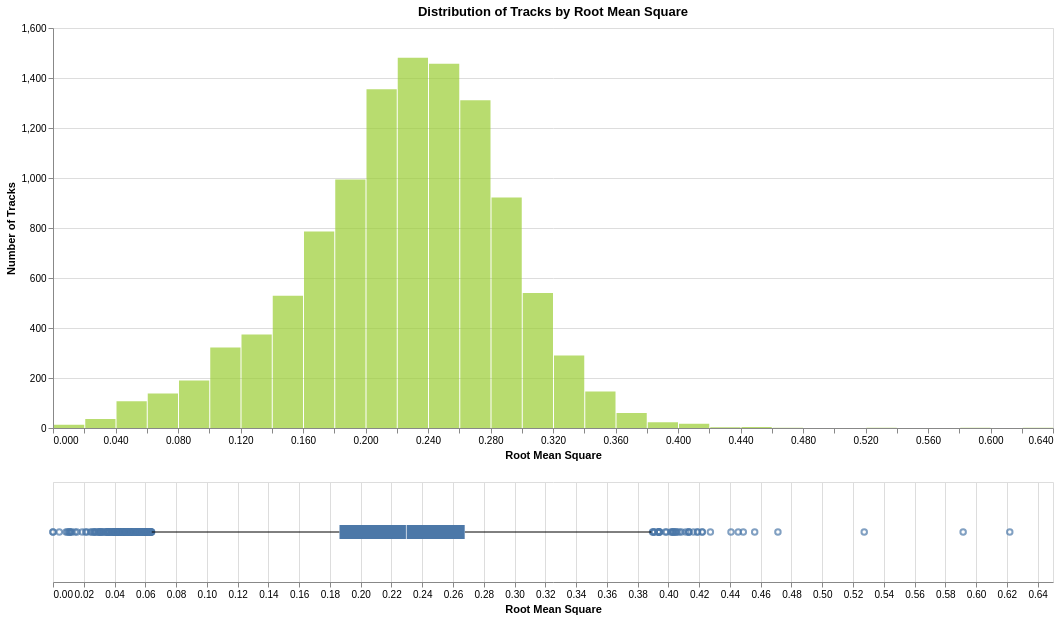

Notebook code cell kept with this figure:
### Markdown cell above
### rms

### Code cell
analyze_distribution(df_tracks, 'rms', 'rms', 'yellowgreen')

### Figure 1 — Vega specification as saved in the notebook (floating-point values rounded to 4 significant figures; data arrays with more than 128 entries replaced by an {"elided": "..."} marker saying what was removed)
{"$schema": "https://vega.github.io/schema/vega/v5.json", "data": [{"name": "source_0"}, {"name": "data_0", "values": [{"__count": 786, "bin_maxbins_40_rms": 0.16, "bin_maxbins_40_rms_end": 0.18}, {"__count": 1355, "bin_maxbins_40_rms": 0.2, "bin_maxbins_40_rms_end": 0.22}, {"__count": 1457, "bin_maxbins_40_rms": 0.24, "bin_maxbins_40_rms_end": 0.26}, {"__count": 994, "bin_maxbins_40_rms": 0.18, "bin_maxbins_40_rms_end": 0.2}, {"__count": 1481, "bin_maxbins_40_rms": 0.22, "bin_maxbins_40_rms_end": 0.24}, {"__count": 1311, "bin_maxbins_40_rms": 0.26, "bin_maxbins_40_rms_end": 0.28}, {"__count": 922, "bin_maxbins_40_rms": 0.28, "bin_maxbins_40_rms_end": 0.3}, {"__count": 146, "bin_maxbins_40_rms": 0.34, "bin_maxbins_40_rms_end": 0.36}, {"__count": 322, "bin_maxbins_40_rms": 0.1, "bin_maxbins_40_rms_end": 0.12}, {"__count": 374, "bin_maxbins_40_rms": 0.12, "bin_maxbins_40_rms_end": 0.14}, {"__count": 540, "bin_maxbins_40_rms": 0.3, "bin_maxbins_40_rms_end": 0.32}, {"__count": 529, "bin_maxbins_40_rms": 0.14, "bin_maxbins_40_rms_end": 0.16}, {"__count": 290, "bin_maxbins_40_rms": 0.32, "bin_maxbins_40_rms_end": 0.34}, {"__count": 36, "bin_maxbins_40_rms": 0.02, "bin_maxbins_40_rms_end": 0.04}, {"__count": 138, "bin_maxbins_40_rms": 0.06, "bin_maxbins_40_rms_end": 0.08}, {"__count": 190, "bin_maxbins_40_rms": 0.08, "bin_maxbins_40_rms_end": 0.1}, {"__count": 107, "bin_maxbins_40_rms": 0.04, "bin_maxbins_40_rms_end": 0.06}, {"__count": 1, "bin_maxbins_40_rms": 0.58, "bin_maxbins_40_rms_end": 0.6}, {"__count": 4, "bin_maxbins_40_rms": 0.44, "bin_maxbins_40_rms_end": 0.46}, {"__count": 23, "bin_maxbins_40_rms": 0.38, "bin_maxbins_40_rms_end": 0.4}, {"__count": 60, "bin_maxbins_40_rms": 0.36, "bin_maxbins_40_rms_end": 0.38}, {"__count": 3, "bin_maxbins_40_rms": 0.42, "bin_maxbins_40_rms_end": 0.44}, {"__count": 17, "bin_maxbins_40_rms": 0.4, "bin_maxbins_40_rms_end": 0.42}, {"__count": 13, "bin_maxbins_40_rms": 0.0, "bin_maxbins_40_rms_end": 0.02}, {"__count": 1, "bin_maxbins_40_rms": 0.46, "bin_maxbins_40_rms_end": 0.48}, {"__count": 1, "bin_maxbins_40_rms": 0.52, "bin_maxbins_40_rms_end": 0.54}, {"__count": 1, "bin_maxbins_40_rms": 0.62, "bin_maxbins_40_rms_end": 0.64}]}, {"name": "data_1"}, {"name": "data_2", "values": {"elided": "232 records"}}, {"name": "data_3"}, {"name": "data_4", "values": [{"lower_box_rms": 0.1862, "lower_whisker_rms": 0.0642, "max_rms": 0.3889}]}, {"name": "data_5", "values": [{"max_rms": 0.3889, "upper_box_rms": 0.2676, "upper_whisker_rms": 0.3889}]}, {"name": "data_6"}, {"name": "data_7", "values": [{"lower_box_rms": 0.1862, "max_rms": 0.6219, "upper_box_rms": 0.2676}]}, {"name": "data_8", "values": [{"lower_box_rms": 0.1862, "max_rms": 0.6219, "mid_box_rms": 0.2297, "upper_box_rms": 0.2676}]}, {"name": "data_0_concat_0_y_domain___count", "values": [{"min": 1, "max": 1481}]}], "signals": [{"name": "concat_0_bin_maxbins_40_rms_bins", "value": {"fields": ["rms"], "fname": "bin_rms", "start": 0.0, "step": 0.02, "stop": 0.64}}, {"name": "concat_0_height", "value": 400}, {"name": "concat_1_height", "value": 100}], "marks": [{"type": "group", "name": "concat_0_group", "encode": {"update": {"height": {"signal": "concat_0_height"}, "width": {"signal": "width"}}}, "marks": [{"type": "rect", "name": "concat_0_marks", "from": {"data": "data_0"}, "encode": {"update": {"y": {"field": "__count", "scale": "concat_0_y"}, "y2": {"value": 0, "scale": "concat_0_y"}, "fill": {"value": "yellowgreen"}, "opacity": {"value": 0.7}, "x": {"field": "bin_maxbins_40_rms_end", "scale": "concat_0_x", "offset": {"signal": "0.5 + (abs(scale(\"concat_0_x\", datum[\"bin_maxbins_40_rms_end\"]) - scale(\"concat_0_x\", datum[\"bin_maxbins_40_rms\"])) < 0.25 ? 0.5 * (0.25 - (abs(scale(\"concat_0_x\", datum[\"bin_maxbins_40_rms_end\"]) - scale(\"concat_0_x\", datum[\"bin_maxbins_40_rms\"])))) : -0.5)"}}, "x2": {"field": "bin_maxbins_40_rms", "scale": "concat_0_x", "offset": {"signal": "0.5 + (abs(scale(\"concat_0_x\", datum[\"bin_maxbins_40_rms_end\"]) - scale(\"concat_0_x\", datum[\"bin_maxbins_40_rms\"])) < 0.25 ? -0.5 * (0.25 - (abs(scale(\"concat_0_x\", datum[\"bin_maxbins_40_rms_end\"]) - scale(\"concat_0_x\", datum[\"bin_maxbins_40_rms\"])))) : 0.5)"}}, "tooltip": {"signal": "{\"Root Mean Square\": !isValid(datum[\"bin_maxbins_40_rms\"]) || !isFinite(+datum[\"bin_maxbins_40_rms\"]) ? \"null\" : format(datum[\"bin_maxbins_40_rms\"], \"\") + \" – \" + format(datum[\"bin_maxbins_40_rms_end\"], \"\"), \"Number of Tracks\": format(datum[\"__count\"], \"\")}"}}}, "style": ["bar"]}], "axes": [{"scale": "concat_0_y", "gridScale": "concat_0_x", "maxExtent": 0, "zindex": 0, "grid": true, "domain": false, "ticks": false, "minExtent": 0, "orient": "left", "tickCount": {"signal": "ceil(concat_0_height/40)"}, "labels": false, "aria": false}, {"scale": "concat_0_x", "labelFlush": true, "orient": "bottom", "labelOverlap": true, "zindex": 0, "tickCount": {"signal": "ceil(width/10)"}, "title": "Root Mean Square", "grid": false}, {"scale": "concat_0_y", "zindex": 0, "title": "Number of Tracks", "orient": "left", "tickCount": {"signal": "ceil(concat_0_height/40)"}, "labelOverlap": true, "grid": false}], "title": {"text": "Distribution of Tracks by Root Mean Square", "frame": "group"}, "style": "cell"}, {"type": "group", "name": "concat_1_group", "encode": {"update": {"height": {"signal": "concat_1_height"}, "width": {"signal": "width"}}}, "signals": [{"name": "height", "update": "concat_1_height"}], "marks": [{"type": "symbol", "name": "concat_1_layer_0_layer_0_marks", "from": {"data": "data_2"}, "encode": {"update": {"fill": {"value": "transparent"}, "opacity": {"value": 0.7}, "stroke": {"value": "#4c78a8"}, "y": {"signal": "concat_1_height", "mult": 0.5}, "x": {"field": "rms", "scale": "concat_1_x"}}}, "style": ["point", "boxplot-outliers"]}, {"type": "rule", "name": "concat_1_layer_0_layer_1_layer_0_marks", "from": {"data": "data_4"}, "encode": {"update": {"stroke": {"value": "black"}, "x2": {"field": "lower_box_rms", "scale": "concat_1_x"}, "y": {"signal": "concat_1_height", "mult": 0.5}, "tooltip": {"signal": "format(datum[\"max_rms\"], \"\")"}, "x": {"field": "lower_whisker_rms", "scale": "concat_1_x"}}}, "style": ["rule", "boxplot-rule"], "aria": false}, {"type": "rule", "name": "concat_1_layer_0_layer_1_layer_1_marks", "from": {"data": "data_5"}, "encode": {"update": {"tooltip": {"signal": "format(datum[\"max_rms\"], \"\")"}, "x": {"field": "upper_box_rms", "scale": "concat_1_x"}, "stroke": {"value": "black"}, "x2": {"field": "upper_whisker_rms", "scale": "concat_1_x"}, "y": {"signal": "concat_1_height", "mult": 0.5}}}, "aria": false, "style": ["rule", "boxplot-rule"]}, {"type": "rect", "name": "concat_1_layer_1_layer_0_marks", "from": {"data": "data_7"}, "encode": {"update": {"tooltip": {"signal": "format(datum[\"max_rms\"], \"\")"}, "x2": {"field": "upper_box_rms", "scale": "concat_1_x"}, "fill": {"value": "#4c78a8"}, "height": {"value": 14}, "x": {"field": "lower_box_rms", "scale": "concat_1_x"}, "yc": {"signal": "concat_1_height", "mult": 0.5}}}, "style": ["bar", "boxplot-box"]}, {"type": "rect", "name": "concat_1_layer_1_layer_1_marks", "from": {"data": "data_8"}, "encode": {"update": {"width": {"value": 1}, "opacity": {"value": 0.7}, "tooltip": {"signal": "format(datum[\"max_rms\"], \"\")"}, "fill": [{"value": "#4c78a8", "test": "datum['lower_box_rms'] >= datum['upper_box_rms']"}, {"value": "white"}], "xc": {"field": "mid_box_rms", "scale": "concat_1_x"}, "yc": {"signal": "concat_1_height", "mult": 0.5}, "height": {"value": 14}}}, "style": ["tick", "boxplot-median"], "aria": false}], "axes": [{"scale": "concat_1_x", "zindex": 0, "minExtent": 0, "aria": false, "labels": false, "domain": false, "maxExtent": 0, "orient": "bottom", "grid": true, "ticks": false, "tickCount": {"signal": "ceil(width/40)"}}, {"scale": "concat_1_x", "labelFlush": true, "grid": false, "labelOverlap": true, "title": "Root Mean Square", "tickCount": {"signal": "ceil(width/40)"}, "zindex": 0, "orient": "bottom"}], "style": "cell"}], "scales": [{"name": "concat_0_x", "type": "linear", "domain": {"signal": "[concat_0_bin_maxbins_40_rms_bins.start, concat_0_bin_maxbins_40_rms_bins.stop]"}, "range": [0, {"signal": "width"}], "bins": {"signal": "concat_0_bin_maxbins_40_rms_bins"}, "zero": false}, {"name": "concat_0_y", "type": "linear", "domain": [{"signal": "(data(\"data_0_concat_0_y_domain___count\")[0] || {}).min"}, {"signal": "(data(\"data_0_concat_0_y_domain___count\")[0] || {}).max"}], "range": [{"signal": "concat_0_height"}, 0], "nice": true, "zero": true}, {"name": "concat_1_x", "type": "linear", "domain": {"fields": [{"data": "data_2", "field": "rms"}, {"data": "data_4", "field": "lower_whisker_rms"}, {"data": "data_4", "field": "lower_box_rms"}, {"data": "data_5", "field": "upper_box_rms"}, {"data": "data_5", "field": "upper_whisker_rms"}, {"data": "data_7", "field": "lower_box_rms"}, {"data": "data_7", "field": "upper_box_rms"}, {"data": "data_8", "field": "mid_box_rms"}]}, "range": [0, {"signal": "width"}], "zero": true, "nice": true}], "width": 1000, "background": "white", "padding": 5, "layout": {"padding": 20, "columns": 1, "bounds": "full", "align": "each"}}
